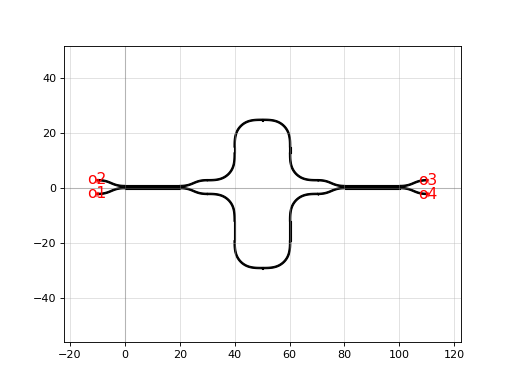

Python code for this plot:
import gdsfactory as gf

c = gf.components.mzi_coupler(delta_length=10.0, length_y=2.0, length_x=0.1, with_splitter=True, port_e1_splitter='o3', port_e0_splitter='o4', port_e1_combiner='o3', port_e0_combiner='o4', nbends=2, cross_section='strip')
c.plot()
